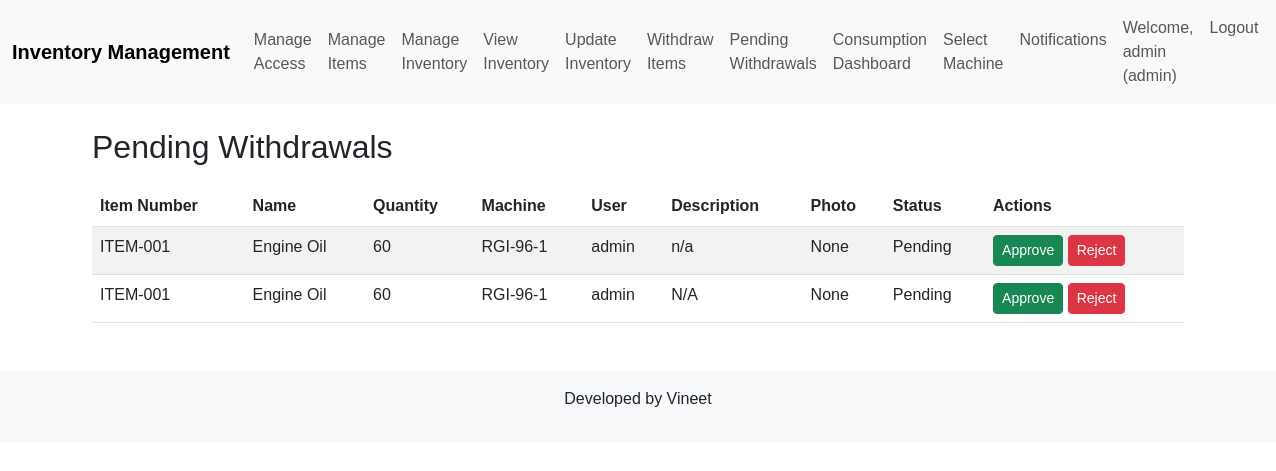
Screenshot of /pending-withdrawals?machine_id=1 (signed in) with the database file from the repository.
### models/user.py (models this page shows, shortened)
class Withdrawal(db.Model):
    id = db.Column(db.Integer, primary_key=True)
    item_id = db.Column(db.Integer, db.ForeignKey('item.id'), nullable=False)
    item = db.relationship('Item', backref='withdrawals')
    quantity = db.Column(db.Integer, nullable=False)
    description = db.Column(db.String(200))
    photo_path = db.Column(db.String(200))
    user_id = db.Column(db.Integer, db.ForeignKey('user.id'), nullable=False)
    user = db.relationship('User', backref='withdrawals')  # Added relationship
    machine_id = db.Column(db.Integer, db.ForeignKey('machine.id'), nullable=False)
    machine = db.relationship('Machine', backref='withdrawals')
    status = db.Column(db.String(20), nullable=False, default='pending')  # pending, approved, rejected
    timestamp = db.Column(db.DateTime, default=datetime.utcnow)
    class PurchaseOrder(db.Model):
     id = db.Column(db.Integer, primary_key=True)
    item_id = db.Column(db.Integer, db.ForeignKey('item.id'), nullable=False)
    item = db.relationship('Item', backref='purchase_orders')
    quantity = db.Column(db.Integer, nullable=False)
    description = db.Column(db.String(200))
    user_id = db.Column(db.Integer, db.ForeignKey('user.id'), nullable=False)
    user = db.relationship('User', backref='purchase_orders')
    machine_id = db.Column(db.Integer, db.ForeignKey('machine.id'), nullable=False)
    machine = db.relationship('Machine', backref='purchase_orders')
    status = db.Column(db.String(20), nullable=False, default='pending')  # pending, approved, rejected
    timestamp = db.Column(db.DateTime, default=datetime.utcnow)

class Item(db.Model):
    id = db.Column(db.Integer, primary_key=True)
    machine_id = db.Column(db.Integer, db.ForeignKey('machine.id'), nullable=False)
    item_number = db.Column(db.String(50), unique=True, nullable=False)
    name = db.Column(db.String(100), nullable=False)
    quantity = db.Column(db.Integer, nullable=False, default=0)
    category = db.Column(db.String(50), nullable=True)
    sub_category = db.Column(db.String(50), nullable=True)
    price = db.Column(db.Integer, nullable=True)
    mmf = db.Column(db.Integer, nullable=False, default=0)  # Minimum Monthly Forecast

class Machine(db.Model):
    id = db.Column(db.Integer, primary_key=True)
    name = db.Column(db.String(80), unique=True, nullable=False)
    items = db.relationship('Item', backref='machine', lazy=True)

class User(db.Model):
    id = db.Column(db.Integer, primary_key=True)
    username = db.Column(db.String(80), unique=True, nullable=False)
    password = db.Column(db.String(120), nullable=False)
    role = db.Column(db.String(50), nullable=False)  # admin, fleet_ops, machine_manager
    machines = db.relationship('Machine', secondary=user_machines, backref=db.backref('users', lazy=True))

### routes/auth.py (the view, shortened to what this page needs)
@auth_bp.route('/pending-withdrawals', methods=['GET', 'POST'])
def pending_withdrawals():
    if 'user' not in session or session['user']['role'] not in ['admin', 'machine_manager']:
        flash('Unauthorized access', 'error')
        return redirect(url_for('auth.login'))
    user_id = session['user']['id']
    user_role = session['user']['role']
    machine_id = request.args.get('machine_id') or session.get('selected_machine', {}).get('id')
    if not machine_id:
        flash('Please select a machine', 'error')
        return redirect(url_for('auth.select_machine'))
    machine_id = int(machine_id)
    valid_machine_ids = [m.id for m in Machine.query.all()] if user_role == 'admin' else [m['id'] for m in session['user']['machines']]
    if machine_id not in valid_machine_ids:
        flash('Unauthorized access to this machine', 'error')
        return redirect(url_for('auth.select_machine'))
    query = Withdrawal.query.filter_by(machine_id=machine_id, status='pending')
    withdrawals = query.order_by(Withdrawal.timestamp.desc()).all()
    logger.info(f"Pending withdrawals: user={user_id}, machines={valid_machine_ids}, selected_machine={machine_id}, count={len(withdrawals)}")
    machines = Machine.query.all() if user_role == 'admin' else [Machine.query.get(m['id']) for m in session['user']['machines']]
    return render_template('pending_withdrawals.html', withdrawals=withdrawals, machines=machines, user_role=user_role, selected_machine_id=machine_id)

### templates/pending_withdrawals.html (shortened to what this page needs)
{% extends "base.html" %}
{% block content %}
<div class="container mt-4">
    <h2>Pending Withdrawals</h2>
    {% if withdrawals %}
        <table class="table table-striped">
            <thead>
                <tr>
                    <th>Item Number</th>
                    <th>Name</th>
                    <th>Quantity</th>
                    <th>Machine</th>
                    <th>User</th>
                    <th>Description</th>
                    <th>Photo</th>
                    <th>Status</th>
                    {% if user_role in ['admin', 'machine_manager'] %}
                        <th>Actions</th>
                    {% endif %}
                </tr>
            </thead>
            <tbody>
                {% for withdrawal in withdrawals %}
                    <tr>
                        <td>{{ withdrawal.item.item_number }}</td>
                        <td>{{ withdrawal.item.name }}</td>
                        <td>{{ withdrawal.quantity }}</td>
                        <td>{{ withdrawal.machine.name }}</td>
                        <td>{{ withdrawal.user.username }}</td>
                        <td>{{ withdrawal.description }}</td>
                        <td>
                            {% if withdrawal.photo_path %}
                                <a href="{{ url_for('static', filename=withdrawal.photo_path|replace('\\', '/')) }}" target="_blank">View</a>
                            {% else %}
                                None
                            {% endif %}
                        </td>
                        <td>{{ withdrawal.status.capitalize() }}</td>
                        {% if user_role in ['admin', 'machine_manager'] and withdrawal.status == 'pending' %}
                            <td>
                                <form action="{{ url_for('auth.pending_withdrawals') }}" method="POST" style="display:inline;">
                                    <button type="submit" class="btn btn-success btn-sm">Approve</button>
                                </form>
                                <form action="{{ url_for('auth.pending_withdrawals') }}" method="POST" style="display:inline;">
                                    <button type="submit" class="btn btn-danger btn-sm">Reject</button>
                                </form>
                            </td>
                        {% elif user_role in ['admin', 'machine_manager'] %}
                            <td>-</td>
                        {% endif %}
                    </tr>
                {% endfor %}
            </tbody>
        </table>
    {% else %}
        <p>No pending withdrawals.</p>
    {% endif %}
</div>
{% endblock %}

### static/css/styles.css (style rules this page uses)
body { font-family: Arial, sans-serif; }
.table { margin-top: 20px; }

### rows the page displays
Withdrawal: item.item_number "ITEM-001", item.name "Engine Oil", quantity "60", machine.name "RGI-96-1", user.username "admin", description "n/a", shows "None", status "Pending"
Withdrawal: item.item_number "ITEM-001", item.name "Engine Oil", quantity "60", machine.name "RGI-96-1", user.username "admin", description "N/A", shows "None", status "Pending"

### other values shown
{{ session['user']['username'] }} "admin"
{{ session['user']['role'] }} "admin"
